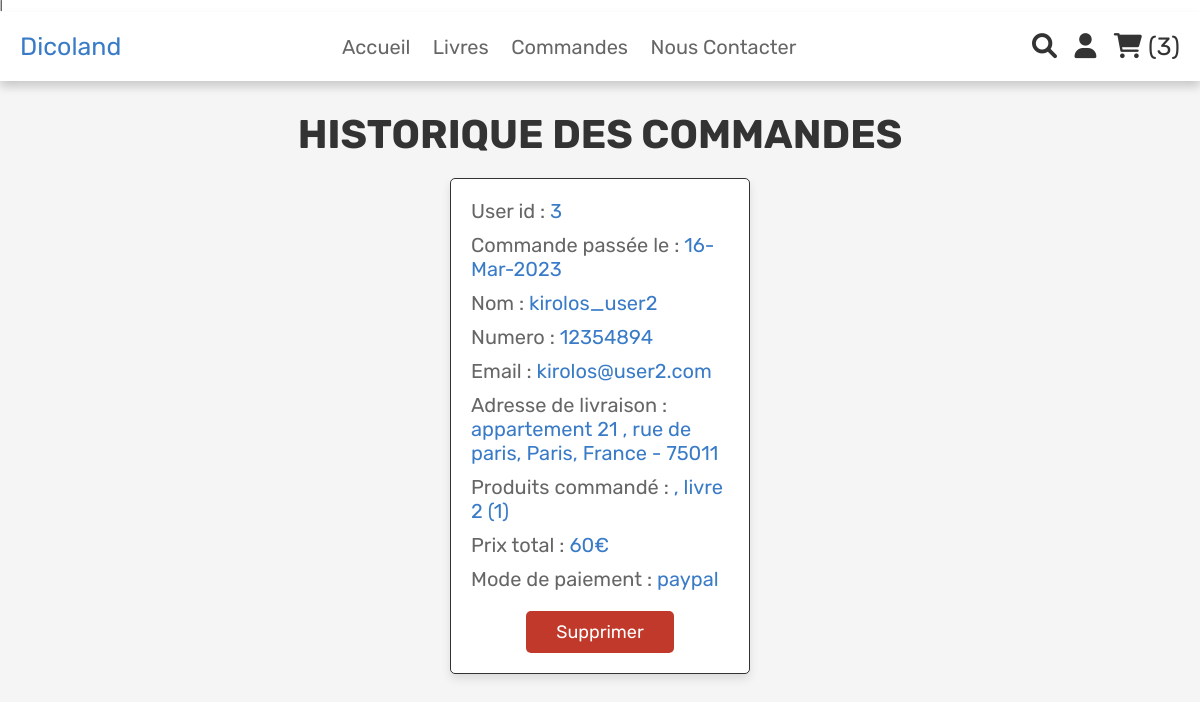
Screenshot of /user_orders.php (signed in) with the database file from the repository.
### tables this page shows
CREATE TABLE `orders` (
  `id` int(100) NOT NULL,
  `user_id` int(100) NOT NULL,
  `name` varchar(100) NOT NULL,
  `number` varchar(12) NOT NULL,
  `email` varchar(100) NOT NULL,
  `method` varchar(50) NOT NULL,
  `address` varchar(500) NOT NULL,
  `total_products` varchar(1000) NOT NULL,
  `total_price` int(100) NOT NULL,
  `placed_on` varchar(50) NOT NULL,
  `payment_status` varchar(20) NOT NULL DEFAULT 'pending'
);

### user_orders.php (the view, shortened to what this page needs)
<?php
include 'config.php';
$user_id = $_SESSION['user_id'];
?>
<!DOCTYPE html>
<html lang="en">
<head>
   <link rel="stylesheet" href="https://cdnjs.cloudflare.com/ajax/libs/font-awesome/6.0.0/css/all.min.css">
   <link rel="stylesheet" href="css/admin_style.css">
   <link rel="stylesheet" href="css/style.css">
</head>
<body>
<?php include 'header.php'; ?>
<section class="orders">
   <h1 class="title">Historique des commandes</h1>
   <div class="box-container">
      <?php
      $select_orders = mysqli_query($conn, "SELECT * FROM `orders` where user_id = $user_id AND payment_status ='PENDING'") or die('query failed');
      if(mysqli_num_rows($select_orders) > 0){
         while($fetch_orders = mysqli_fetch_assoc($select_orders)){
      ?>
      <div class="box">
         <p> User id : <span><?php echo $fetch_orders['user_id']; ?></span> </p>
         <p> Commande passée le : <span><?php echo $fetch_orders['placed_on']; ?></span> </p>
         <p> Nom : <span><?php echo $fetch_orders['name']; ?></span> </p>
         <p> Numero : <span><?php echo $fetch_orders['number']; ?></span> </p>
         <p> Email : <span><?php echo $fetch_orders['email']; ?></span> </p>
         <p> Adresse de livraison  : <span><?php echo $fetch_orders['address']; ?></span> </p>
         <p> Produits commandé : <span><?php echo $fetch_orders['total_products']; ?></span> </p>
         <p> Prix total : <span><?php echo $fetch_orders['total_price']; ?>€</span> </p>
         <p> Mode de paiement : <span><?php echo $fetch_orders['method']; ?></span> </p>
         <form action="" method="post">
            <a href="user_orders.php?delete=<?php echo $fetch_orders['id']; ?>" onclick="return confirm('Voulez vous supprimer la commande ?');" class="delete-btn">Supprimer</a>
         </form>
      </div>
      <?php
         }
      }else{
         echo '<p class="empty">pas de commande a afficher :/</p>';
      }
      ?>
   </div>
</section>
</body>
</html>

### css/admin_style.css (style rules this page uses)
:root { --purple:#3d85c0; --red:#c0392b; --orange:#f39c12; --black:#333; --white:#fff; --light-color:#666; --light-white:#ccc; --light-bg:#f5f5f5; --border:.1rem solid var(--black); --box-shadow:0 .5rem 1rem rgba(0,0,0,.1); }
* { font-family: 'Rubik', sans-serif; margin:0; padding:0; box-sizing: border-box; outline: none; border:none; text-decoration: none; transition:all .2s linear; }
html { font-size: 62.5%; overflow-x: hidden; }
body { background-color: var(--light-bg); }
section { padding:3rem 2rem; }
.title { text-align: center; margin-bottom: 2rem; text-transform: uppercase; color:var(--black); font-size: 4rem; }
.btn, .option-btn, .delete-btn, .white-btn { display: inline-block; margin-top: 1rem; padding:1rem 3rem; cursor: pointer; color:var(--white); font-size: 1.8rem; border-radius: .5rem; text-transform: capitalize; }
.delete-btn { background-color: var(--red); }
.orders .box-container { display: grid; grid-template-columns: repeat(auto-fit, 30rem); justify-content: center; gap:1.5rem; max-width: 1200px; margin:0 auto; align-items: flex-start; }
.orders .box-container .box { background-color: var(--white); padding:2rem; border:var(--border); box-shadow: var(--box-shadow); border-radius: .5rem; }
.orders .box-container .box p { padding-bottom: 1rem; font-size: 2rem; color:var(--light-color); }
.orders .box-container .box p span { color:var(--purple); }
.orders .box-container .box form { text-align: center; }

### css/style.css (style rules this page uses)
:root { --purple:#397bc7; --red:#c0392b; --orange:#f39c12; --black:#333; --white:#fff; --light-color:#666; --light-white:#ccc; --light-bg:#f5f5f5; --border:.1rem solid var(--black); --box-shadow:0 .5rem 1rem rgba(0,0,0,.1); }
* { font-family: 'Rubik', sans-serif; margin:0; padding:0; box-sizing: border-box; outline: none; border:none; text-decoration: none; transition:all .2s linear; }
html { font-size: 62.5%; overflow-x: hidden; }
section { padding:3rem 2rem; }
.title { text-align: center; margin-bottom: 2rem; text-transform: uppercase; color:var(--black); font-size: 4rem; }
.btn, .option-btn, .delete-btn, .white-btn { display: inline-block; margin-top: 1rem; padding:1rem 3rem; cursor: pointer; color:var(--white); font-size: 1.8rem; border-radius: .5rem; text-transform: capitalize; }
.delete-btn { background-color: var(--red); }

### rows the page displays
orders: user "3", placed_on "16-Mar-2023", name "kirolos_user2", number "12354894", email "kirolos@user2.com", address "appartement 21 , rue de paris, Paris, France - 75011", total_products ", livre 2 (1)", total_price "60", method "paypal"

### other values shown
$cart_rows_number "3"
